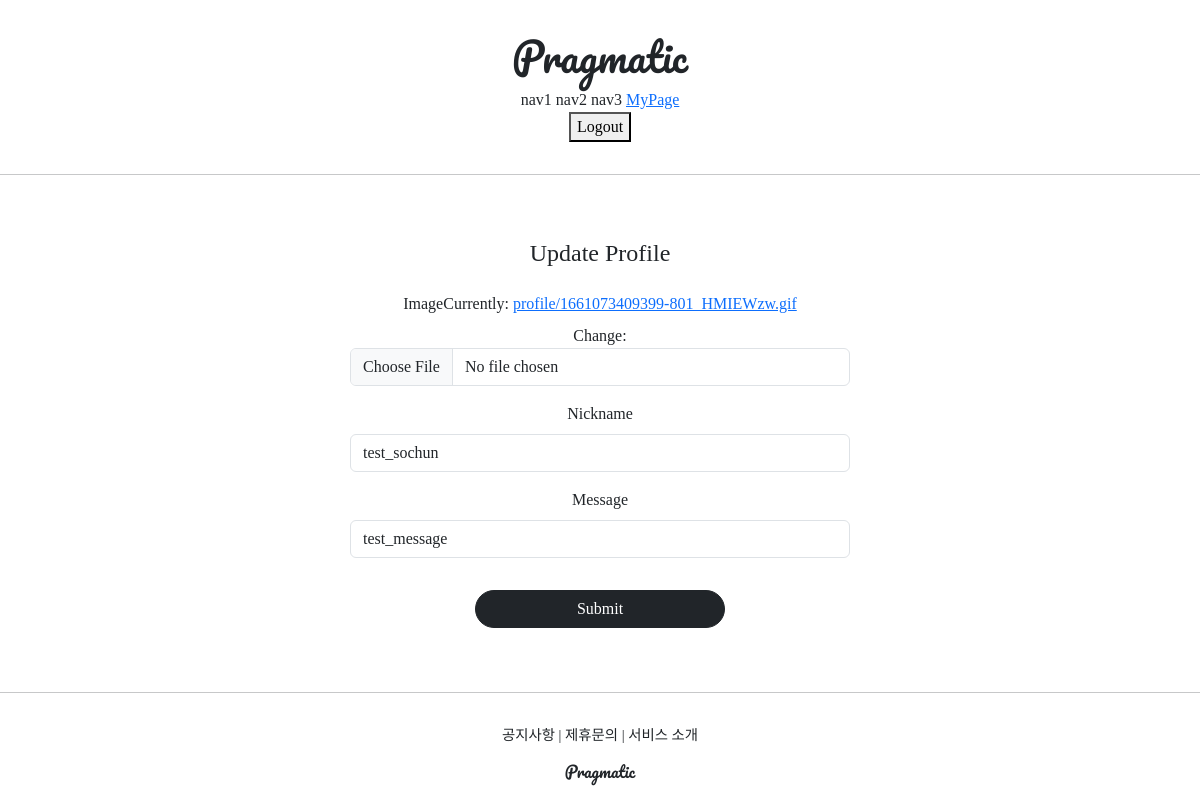
The page /profiles/update/1 (signed in) on the database as committed earlier.
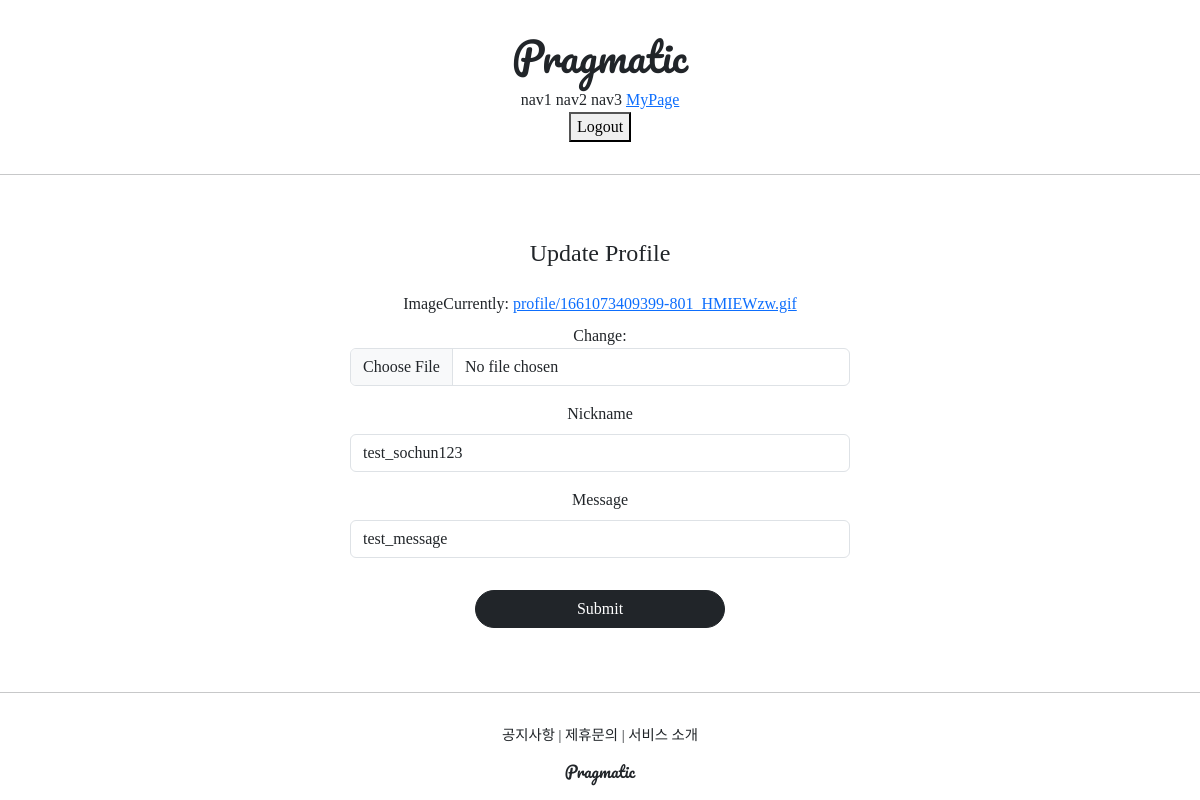
The same page on the database as committed later.
### profileapp/models.py (models this page shows)
class Profile(models.Model):
    user = models.OneToOneField(User, on_delete=models.CASCADE, related_name='profile')
    image = models.ImageField(upload_to='profile/', null=True)
    nickname = models.CharField(max_length=20, unique=True, null=True)
    message = models.CharField(max_length=100, null=True)

### profileapp/views.py (the view)
# urls.py: path('update/<int:pk>', ProfileUpdateView.as_view(), name='update'),
@method_decorator(profile_ownership_required, 'get')
@method_decorator(profile_ownership_required, 'post')
class ProfileUpdateView(UpdateView):
    model = Profile
    context_object_name = 'target_profile'
    form_class = ProfileCreationForm
    success_url = reverse_lazy('accountapp:hello_world')
    template_name = 'profileapp/update.html'

### profileapp/forms.py
class ProfileCreationForm(ModelForm):
    class Meta:
        model = Profile
        fields = ['image', 'nickname', 'message']

### profileapp/templates/profileapp/update.html (shortened to what this page needs)
{% extends 'base.html' %}
{% load bootstrap4 %}
{% block content %}
    <div style="text-align: center; max-width: 500px; margin: 4rem auto;">
        <div class="mb-4">
            <h4>Update Profile</h4>
        </div>
        <form action="{% url 'profileapp:update' pk=target_profile.pk %}" method="post" enctype="multipart/form-data">
            {% bootstrap_form form %}
            <input type="submit" class="btn btn-dark rounded-pill col-6 mt-3">
        </form>
    </div>
{% endblock %}

### templates/base.html
<!DOCTYPE html>
<html lang="ko">
{% include 'head.html' %}
<body style="font-family: 'NanumSquareR';">
    {% include 'header.html' %}
    <hr>
    {% block content %}
    {% endblock %}
    <hr>
    {% include 'footer.html' %}
</body>
</html>

### templates/head.html (shortened to what this page needs)
{% load static %}
<head>
    <link href="https://cdn.jsdelivr.net/npm/bootstrap@5.3.3/dist/css/bootstrap.min.css" rel="stylesheet">
    <link rel="stylesheet" type="text/css" href="{% static 'base.css' %}">
</head>

### templates/header.html (shortened to what this page needs)
<div class="pragmatic_header">
    <div>
        <h1 class="pragmatic_logo">Pragmatic</h1>
    </div>
    <div>
        <span>nav1</span>
        <span>nav2</span>
        <span>nav3</span>
        {% if not user.is_authenticated %}
        <a href="{% url 'accountapp:login' %}?next={{ request.path }}">
            <span>Login</span>
        </a>
        <a href="{% url 'accountapp:create' %}">
            <span>SignUp</span>
        </a>
        {% else %}
        <a href="{% url 'accountapp:detail' pk=user.pk %}">
            <span>MyPage</span>
        </a>
        <form method="post" action="{% url 'accountapp:logout' %}">
            <span>
                <button type="submit">Logout</button>
            </span>
        </form>
        {% endif %}
    </div>
</div>

### templates/footer.html
<div class="pragmatic_footer">
    <div class="pragmatic_footer_button">
        <span>공지사항</span> |
        <span>제휴문의</span> |
        <span>서비스 소개</span>
    </div>
    <div style="margin-top: 1rem;">
        <h6 class="pragmatic_logo">Pragmatic</h6>
    </div>
</div>

### static/base.css (style rules this page uses)
.pragmatic_logo { font-family: 'Pacifico', cursive; }
.pragmatic_footer_button { font-size: .9rem; }
.pragmatic_footer { text-align:center; margin-top: 2rem; }
.pragmatic_header { text-align:center; margin: 2rem 0; }

Rows that differ between the two databases and show on the page:
changed Profile "test_message": nickname "test_sochun" → "test_sochun123"
